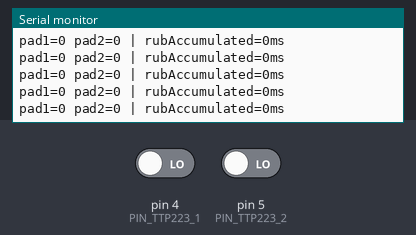
Recording of a sketch running on a simulated Arduino Uno, built with avr-gcc and run on an emulated ATmega328P. Parts: the last lines printed to the serial monitor. Inputs (shaded band) come from the test bench; at power-on: pin 4 (PIN_TTP223_1) LOW, pin 5 (PIN_TTP223_2) LOW.

Above: at 1.5 s.
1.6 s: pin 4 (PIN_TTP223_1) driven HIGH
At 1.8 s:
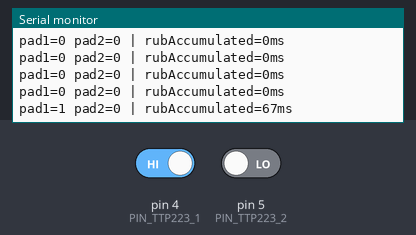
3.1 s: pin 5 (PIN_TTP223_2) driven HIGH
At 4.8 s:
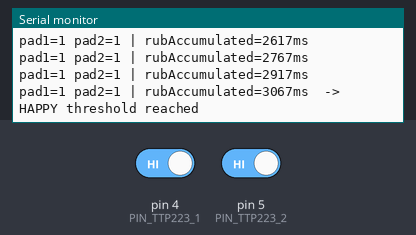
6.1 s: pin 4 (PIN_TTP223_1) driven LOW
At 7.8 s:
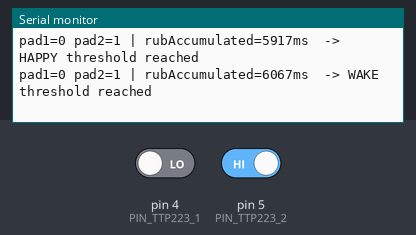
9.1 s: pin 5 (PIN_TTP223_2) driven LOW
At 9.3 s:
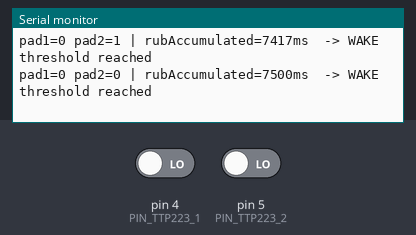
Timing chart, 0 to 11.6 s (numbered marks = the images above; inputs shaded):
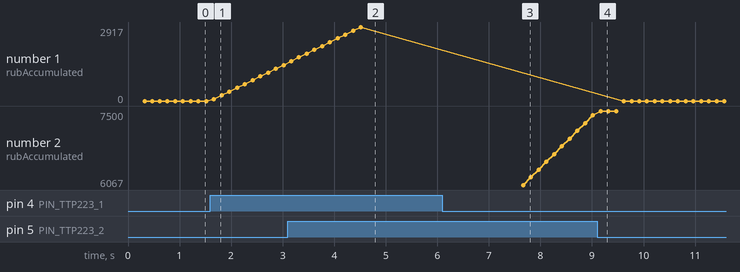

Measured:
- after the input at 1.6 s, the serial monitor: prints a new line after 0.07 s (image 1)
- after the input at 3.1 s, the serial monitor: prints a new line after 0.07 s (image 2)
- after the input at 6.1 s, the serial monitor: prints a new line after 0.07 s (image 3)
- after the input at 9.1 s, the serial monitor: prints a new line after 0.07 s (image 4)
- plotted number 1: 0 → 1417 after the input at 1.6 s
- plotted number 2: 7417 → 7500 after the input at 9.1 s

The sketch:

test_04_ttp223_rub.ino
```cpp
// ============================================================================
//  MODULE TEST 4: TTP223 Touch Sensors (rub tracking)
//  Verifies: raw digitalRead on both touch pads, and reproduces your
//  rubAccumulated logic so you can confirm the WAKE (6s) / HAPPY (3s)
//  thresholds feel right physically before wiring into the full state machine.
//  Wiring: TTP223 #1 -> GPIO4, TTP223 #2 -> GPIO5
// ============================================================================

#define PIN_TTP223_1 4
#define PIN_TTP223_2 5

#define RUB_RESET_TIMEOUT    500UL    // ms of no touch before accumulator resets
#define RUB_HAPPY_THRESHOLD  3000UL   // 3s rub -> HAPPY (from PLAIN)
#define RUB_WAKE_THRESHOLD   6000UL   // 6s rub -> WAKE (from SLEEP)

bool          isRubbing      = false;
unsigned long rubStartTime   = 0;
unsigned long rubAccumulated = 0;
unsigned long lastRubTime    = 0;
unsigned long lastPrint      = 0;

void updateRubTracking(unsigned long now) {
    bool touching = (digitalRead(PIN_TTP223_1) == HIGH) ||
                    (digitalRead(PIN_TTP223_2) == HIGH);

    if (touching) {
        if (!isRubbing) {
            isRubbing = true;
            if (rubAccumulated == 0) {
                rubStartTime = now;
            }
        }
        lastRubTime    = now;
        rubAccumulated = now - rubStartTime;
    } else {
        isRubbing = false;
        if (now - lastRubTime > RUB_RESET_TIMEOUT) {
            rubAccumulated = 0;
            rubStartTime   = 0;
        }
    }
}

void setup() {
    Serial.begin(115200);
    delay(300);
    Serial.println(F("\n--- TTP223 Touch/Rub Module Test ---"));

    pinMode(PIN_TTP223_1, INPUT);
    pinMode(PIN_TTP223_2, INPUT);

    Serial.println(F("[OK] Pins configured"));
    Serial.println(F("Touch and hold either pad continuously to accumulate rub time."));
    Serial.println(F("Lifting off for >500ms resets the accumulator (matches production logic)."));
    Serial.print(F("HAPPY threshold: ")); Serial.print(RUB_HAPPY_THRESHOLD);
    Serial.print(F("ms | WAKE threshold: ")); Serial.print(RUB_WAKE_THRESHOLD);
    Serial.println(F("ms"));
}

void loop() {
    unsigned long now = millis();
    updateRubTracking(now);

    if (now - lastPrint >= 150) {
        lastPrint = now;
        bool pad1 = digitalRead(PIN_TTP223_1) == HIGH;
        bool pad2 = digitalRead(PIN_TTP223_2) == HIGH;

        Serial.print(F("pad1=")); Serial.print(pad1);
        Serial.print(F(" pad2=")); Serial.print(pad2);
        Serial.print(F(" | rubAccumulated=")); Serial.print(rubAccumulated);
        Serial.print(F("ms"));

        if (rubAccumulated >= RUB_WAKE_THRESHOLD) {
            Serial.println(F("  -> WAKE threshold reached"));
        } else if (rubAccumulated >= RUB_HAPPY_THRESHOLD) {
            Serial.println(F("  -> HAPPY threshold reached"));
        } else {
            Serial.println();
        }
    }
}
```
